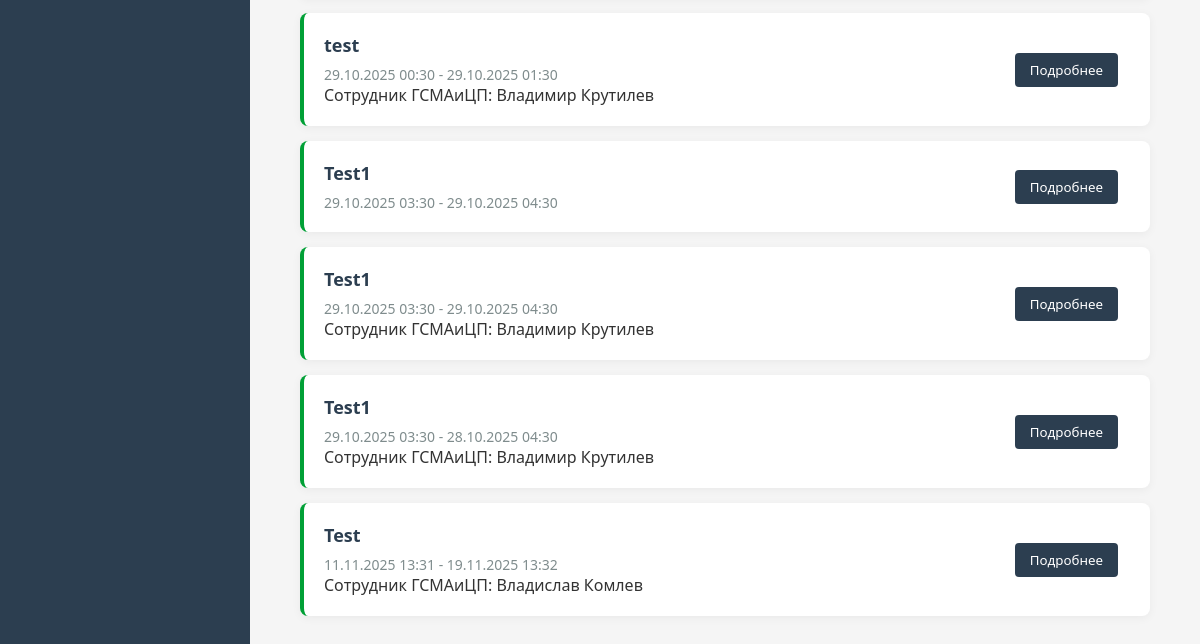
Page /downtime/history/ (signed in, lower part) on the earlier database version.
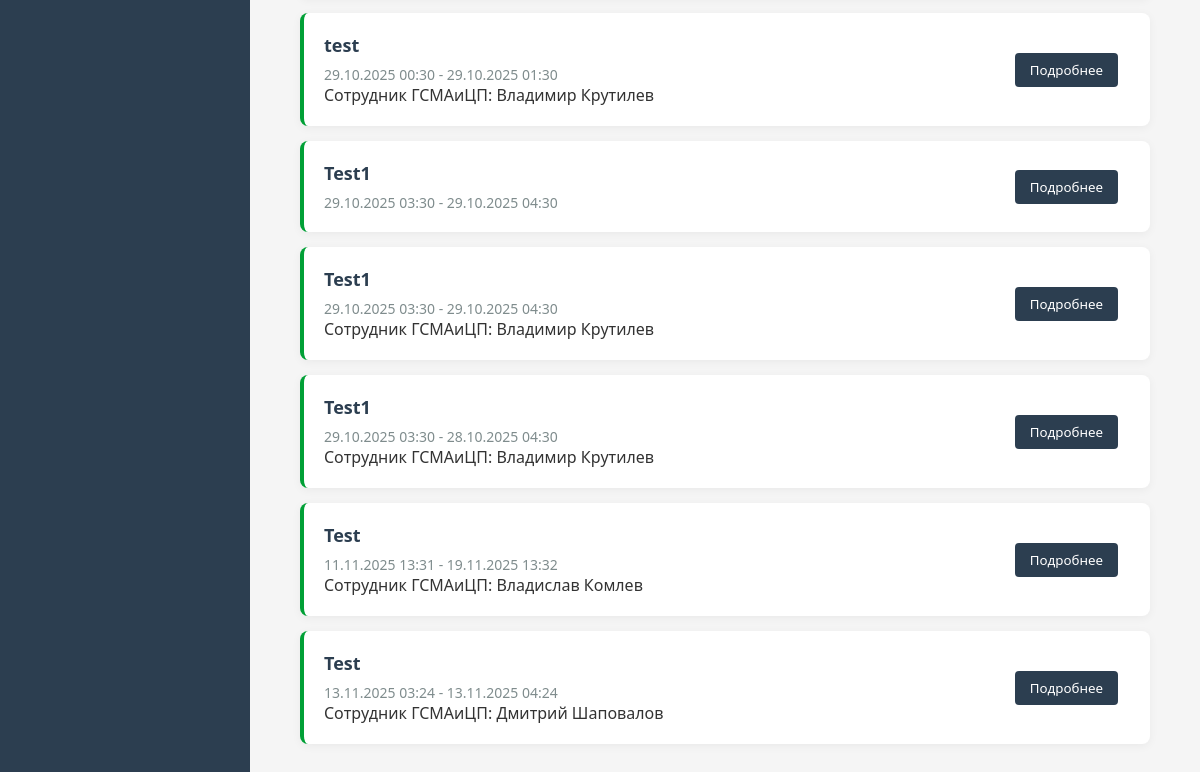
Same page on the later database version.
### downtimes/models.py (models this page shows, shortened)
class Downtime(models.Model):
    service = models.CharField("Сервис", max_length=50)
    start_downtime = models.DateTimeField(
        "Дата и время начала работ",
        validators=(check_date,)
    )
    end_downtime = models.DateTimeField(
        "Дата и время окончания работ",
        validators=(check_date,)
    )
    gsma_employee = models.ForeignKey(
        User,
        on_delete=models.SET_NULL,
        null=True,
        related_name="downtimes",
        verbose_name="Сотрудник от ГСМАиЦП"
    )
    link_task = models.URLField("Ссылка на задачу", max_length=150)
    description = models.TextField("Описание")
    created_at = models.DateTimeField(
        "Дата создания записи",
        auto_now_add=True
    )
    class Meta:
        verbose_name = "Проведение работ на сервисе"
        verbose_name_plural = "Проведение работ на сервисе"
        ordering = ("start_downtime",)
        constraints = [
            models.UniqueConstraint(
                fields=[
                    "gsma_employee",
                    "service",
                    "start_downtime",
                    "end_downtime"
                ],
                name='unique_downtime'
            )
        ]

### users/models.py (models this page shows, shortened)
class User(AbstractUser):
    email = models.EmailField("Email", unique=True)
    job_title = models.CharField("Должность", max_length=100)
    personnel_number = models.CharField(
        "Табельный номер",
        max_length=20,
        unique=True
    )
    group_job = models.ManyToManyField(
        "GroupJob",
        verbose_name="Группа сотрудника",
        related_name="users"
    )
    is_main = models.BooleanField("Босс этой качалки", default=False)
    USERNAME_FIELD = "username"
    REQUIRED_FIELDS = []
    objects = CustomUserManager()

### downtimes/views.py (the view)
# urls.py: path("history/", views.history_downtimes, name="history_downtime")
@login_required
def history_downtimes(request):
    downtimes = Downtime.objects.filter(start_downtime__lt=timezone.now())
    context = {"downtimes": downtimes}
    return render(request, "downtime/history_downtime.html", context)

### templates/downtime/history_downtime.html (shortened to what this page needs)
{% extends "base.html" %}
{% load static %}
{% block content %}
<div class="downtimes-container">
    <div class="downtimes-list">
        {% for downtime in downtimes %}
        <div class="downtime-history-card">
            <div class="downtime-info">
                <div class="downtime-service">
                    {{ downtime.service }}
                </div>
                <div class="downtime-period">
                    {{ downtime.start_downtime|date:"d.m.Y H:i" }} - {{ downtime.end_downtime|date:"d.m.Y H:i" }}
                </div>
                {% if downtime.gsma_employee %}
                <div class="downtime-employee">
                    Сотрудник ГСМАиЦП: {{ downtime.gsma_employee.get_full_name|default:downtime.gsma_employee.username }}
                </div>
                {% endif %}
            </div>
            <div class="downtime-status">
                <a href="{% url 'downtimes:downtime_detail' downtime.id %}?from_history=true">
                    <button class="profile-btn">Подробнее</button>
                </a>
            </div>
        </div>
        {% endfor %}
    </div>
</div>
{% endblock %}

Differences in the rows shown:
added Downtime: service "Test", start_downtime "13.11.2025 03:24", end_downtime "13.11.2025 04:24", gsma_employee.get_full_name "Дмитрий Шаповалов"
